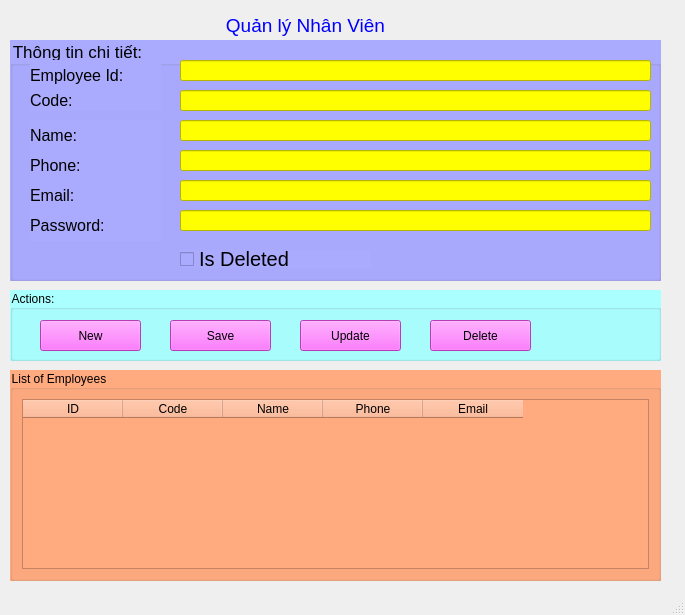
<?xml version="1.0" encoding="UTF-8"?>
<ui version="4.0">
 <class>MainWindow</class>
 <widget class="QMainWindow" name="MainWindow">
  <property name="geometry">
   <rect>
    <x>0</x>
    <y>0</y>
    <width>685</width>
    <height>615</height>
   </rect>
  </property>
  <property name="windowTitle">
   <string>MainWindow</string>
  </property>
  <widget class="QWidget" name="centralwidget">
   <widget class="QLabel" name="label">
    <property name="geometry">
     <rect>
      <x>60</x>
      <y>10</y>
      <width>491</width>
      <height>31</height>
     </rect>
    </property>
    <property name="font">
     <font>
      <family>MS Shell Dlg 2</family>
      <pointsize>14</pointsize>
      <weight>50</weight>
      <italic>false</italic>
      <bold>false</bold>
     </font>
    </property>
    <property name="styleSheet">
     <string notr="true">color: rgb(0, 0, 255);
font: 14pt &quot;MS Shell Dlg 2&quot;;</string>
    </property>
    <property name="text">
     <string>Quản lý Nhân Viên</string>
    </property>
    <property name="alignment">
     <set>Qt::AlignCenter</set>
    </property>
   </widget>
   <widget class="QGroupBox" name="groupBox">
    <property name="geometry">
     <rect>
      <x>10</x>
      <y>40</y>
      <width>651</width>
      <height>241</height>
     </rect>
    </property>
    <property name="font">
     <font>
      <pointsize>13</pointsize>
     </font>
    </property>
    <property name="styleSheet">
     <string notr="true">background-color: rgb(170, 170, 255);</string>
    </property>
    <property name="title">
     <string>Thông tin chi tiết:</string>
    </property>
    <widget class="QLabel" name="label_2">
     <property name="geometry">
      <rect>
       <x>20</x>
       <y>20</y>
       <width>131</width>
       <height>31</height>
      </rect>
     </property>
     <property name="font">
      <font>
       <pointsize>12</pointsize>
      </font>
     </property>
     <property name="text">
      <string>Employee Id:</string>
     </property>
    </widget>
    <widget class="QLineEdit" name="lineEditId">
     <property name="geometry">
      <rect>
       <x>170</x>
       <y>20</y>
       <width>471</width>
       <height>21</height>
      </rect>
     </property>
     <property name="styleSheet">
      <string notr="true">background-color: rgb(255, 255, 0);</string>
     </property>
     <property name="text">
      <string/>
     </property>
    </widget>
    <widget class="QLineEdit" name="lineEditCode">
     <property name="geometry">
      <rect>
       <x>170</x>
       <y>50</y>
       <width>471</width>
       <height>21</height>
      </rect>
     </property>
     <property name="styleSheet">
      <string notr="true">background-color: rgb(255, 255, 0);</string>
     </property>
    </widget>
    <widget class="QLabel" name="label_3">
     <property name="geometry">
      <rect>
       <x>20</x>
       <y>50</y>
       <width>131</width>
       <height>21</height>
      </rect>
     </property>
     <property name="font">
      <font>
       <pointsize>12</pointsize>
      </font>
     </property>
     <property name="text">
      <string>Code:</string>
     </property>
    </widget>
    <widget class="QLineEdit" name="lineEditName">
     <property name="geometry">
      <rect>
       <x>170</x>
       <y>80</y>
       <width>471</width>
       <height>21</height>
      </rect>
     </property>
     <property name="styleSheet">
      <string notr="true">background-color: rgb(255, 255, 0);</string>
     </property>
    </widget>
    <widget class="QLabel" name="label_4">
     <property name="geometry">
      <rect>
       <x>20</x>
       <y>80</y>
       <width>131</width>
       <height>31</height>
      </rect>
     </property>
     <property name="font">
      <font>
       <pointsize>12</pointsize>
      </font>
     </property>
     <property name="text">
      <string>Name:</string>
     </property>
    </widget>
    <widget class="QLineEdit" name="lineEditPhone">
     <property name="geometry">
      <rect>
       <x>170</x>
       <y>110</y>
       <width>471</width>
       <height>21</height>
      </rect>
     </property>
     <property name="styleSheet">
      <string notr="true">background-color: rgb(255, 255, 0);</string>
     </property>
    </widget>
    <widget class="QLabel" name="label_5">
     <property name="geometry">
      <rect>
       <x>20</x>
       <y>110</y>
       <width>131</width>
       <height>31</height>
      </rect>
     </property>
     <property name="font">
      <font>
       <pointsize>12</pointsize>
      </font>
     </property>
     <property name="text">
      <string>Phone:</string>
     </property>
    </widget>
    <widget class="QLineEdit" name="lineEditEmail">
     <property name="geometry">
      <rect>
       <x>170</x>
       <y>140</y>
       <width>471</width>
       <height>21</height>
      </rect>
     </property>
     <property name="styleSheet">
      <string notr="true">background-color: rgb(255, 255, 0);</string>
     </property>
    </widget>
    <widget class="QLabel" name="label_6">
     <property name="geometry">
      <rect>
       <x>20</x>
       <y>140</y>
       <width>131</width>
       <height>31</height>
      </rect>
     </property>
     <property name="font">
      <font>
       <pointsize>12</pointsize>
      </font>
     </property>
     <property name="text">
      <string>Email:</string>
     </property>
    </widget>
    <widget class="QLineEdit" name="lineEditPassword">
     <property name="geometry">
      <rect>
       <x>170</x>
       <y>170</y>
       <width>471</width>
       <height>21</height>
      </rect>
     </property>
     <property name="styleSheet">
      <string notr="true">background-color: rgb(255, 255, 0);</string>
     </property>
    </widget>
    <widget class="QLabel" name="label_7">
     <property name="geometry">
      <rect>
       <x>20</x>
       <y>170</y>
       <width>131</width>
       <height>31</height>
      </rect>
     </property>
     <property name="font">
      <font>
       <pointsize>12</pointsize>
      </font>
     </property>
     <property name="text">
      <string>Password:</string>
     </property>
    </widget>
    <widget class="QCheckBox" name="checkBoxIsDeleted">
     <property name="geometry">
      <rect>
       <x>170</x>
       <y>210</y>
       <width>191</width>
       <height>18</height>
      </rect>
     </property>
     <property name="font">
      <font>
       <pointsize>15</pointsize>
      </font>
     </property>
     <property name="text">
      <string>Is Deleted</string>
     </property>
    </widget>
   </widget>
   <widget class="QGroupBox" name="groupBox_2">
    <property name="geometry">
     <rect>
      <x>10</x>
      <y>290</y>
      <width>651</width>
      <height>71</height>
     </rect>
    </property>
    <property name="styleSheet">
     <string notr="true">background-color: rgb(170, 255, 255);
font: 15pt &quot;MS Shell Dlg 2&quot;;</string>
    </property>
    <property name="title">
     <string>Actions:</string>
    </property>
    <widget class="QPushButton" name="pushButtonNew">
     <property name="geometry">
      <rect>
       <x>30</x>
       <y>30</y>
       <width>101</width>
       <height>31</height>
      </rect>
     </property>
     <property name="styleSheet">
      <string notr="true">background-color: rgb(255, 85, 255);</string>
     </property>
     <property name="text">
      <string>New</string>
     </property>
    </widget>
    <widget class="QPushButton" name="pushButtonSave">
     <property name="geometry">
      <rect>
       <x>160</x>
       <y>30</y>
       <width>101</width>
       <height>31</height>
      </rect>
     </property>
     <property name="styleSheet">
      <string notr="true">background-color: rgb(255, 85, 255);</string>
     </property>
     <property name="text">
      <string>Save</string>
     </property>
    </widget>
    <widget class="QPushButton" name="pushButtonUpdate">
     <property name="geometry">
      <rect>
       <x>290</x>
       <y>30</y>
       <width>101</width>
       <height>31</height>
      </rect>
     </property>
     <property name="styleSheet">
      <string notr="true">background-color: rgb(255, 85, 255);</string>
     </property>
     <property name="text">
      <string>Update</string>
     </property>
    </widget>
    <widget class="QPushButton" name="pushButtonDelete">
     <property name="geometry">
      <rect>
       <x>420</x>
       <y>30</y>
       <width>101</width>
       <height>31</height>
      </rect>
     </property>
     <property name="styleSheet">
      <string notr="true">background-color: rgb(255, 85, 255);</string>
     </property>
     <property name="text">
      <string>Delete</string>
     </property>
    </widget>
   </widget>
   <widget class="QGroupBox" name="groupBox_3">
    <property name="geometry">
     <rect>
      <x>10</x>
      <y>370</y>
      <width>651</width>
      <height>211</height>
     </rect>
    </property>
    <property name="styleSheet">
     <string notr="true">background-color: rgb(255, 170, 127);
font: 15pt &quot;MS Shell Dlg 2&quot;;</string>
    </property>
    <property name="title">
     <string>List of Employees</string>
    </property>
    <layout class="QVBoxLayout" name="verticalLayout_2">
     <item>
      <layout class="QVBoxLayout" name="verticalLayout">
       <item>
        <widget class="QTableWidget" name="tableWidgetEmployee">
         <column>
          <property name="text">
           <string>ID</string>
          </property>
         </column>
         <column>
          <property name="text">
           <string>Code</string>
          </property>
         </column>
         <column>
          <property name="text">
           <string>Name</string>
          </property>
         </column>
         <column>
          <property name="text">
           <string>Phone</string>
          </property>
         </column>
         <column>
          <property name="text">
           <string>Email</string>
          </property>
         </column>
        </widget>
       </item>
      </layout>
     </item>
    </layout>
   </widget>
  </widget>
  <widget class="QMenuBar" name="menubar">
   <property name="geometry">
    <rect>
     <x>0</x>
     <y>0</y>
     <width>685</width>
     <height>22</height>
    </rect>
   </property>
  </widget>
  <widget class="QStatusBar" name="statusbar"/>
 </widget>
 <resources/>
 <connections/>
</ui>
